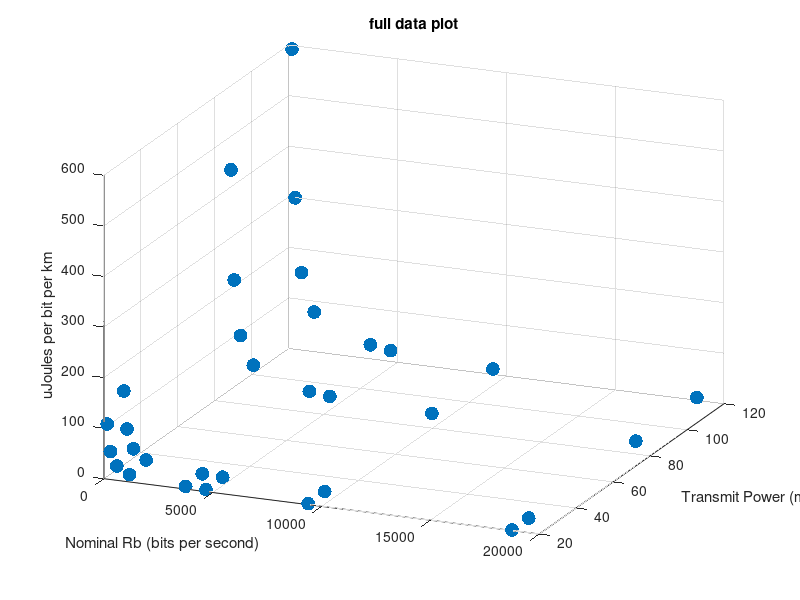
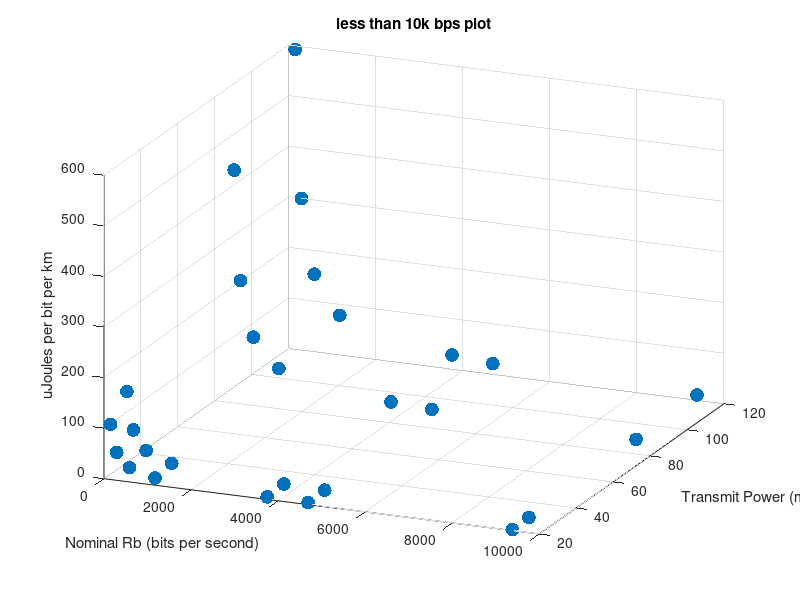
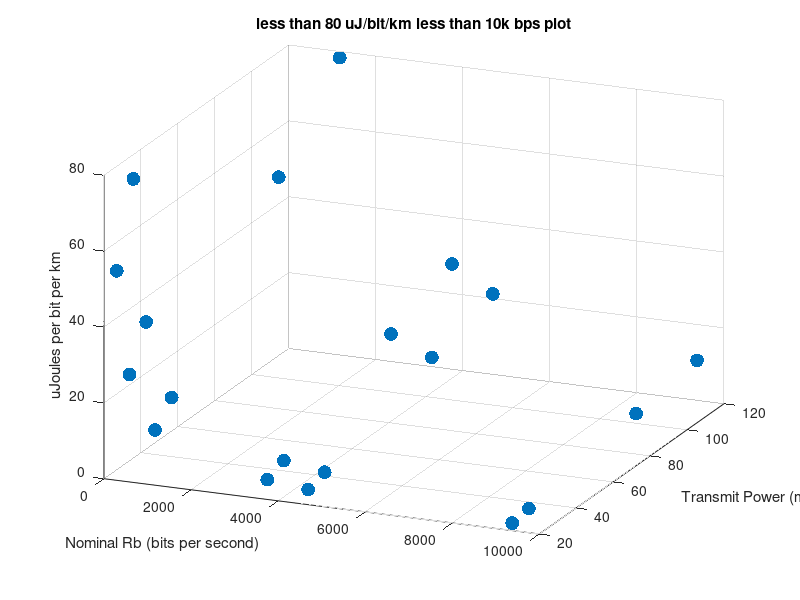

The MATLAB script that drew these images, in order:
%% *************************************
%% Samuel Rohrer
%% August 18, 2016
%% *************************************

data = csvread('microjoule_bit_km_data.csv', 1, 0);

%% scatter plot
figure
hold on
scatter3(data(:,1), data(:,2), data(:,3),100,'filled')
xlabel('Nominal Rb (bits per second)')
ylabel('Transmit Power (mA)')
zlabel('uJoules per bit per km')
grid on
view(23,25)
title('full data plot')

%% plot only the interesting part in more detail
figure
scatter3(data(:,1), data(:,2), data(:,3),100,'filled')
xlabel('Nominal Rb (bits per second)')
ylabel('Transmit Power (mA)')
zlabel('uJoules per bit per km')
view(23,25)
title('less than 10k bps plot')
xlim([0 10000])

%% plot only the most interesting part in more detail
figure
scatter3(data(:,1), data(:,2), data(:,3),100,'filled')
xlabel('Nominal Rb (bits per second)')
ylabel('Transmit Power (mA)')
zlabel('uJoules per bit per km')
view(23,25)
title('less than 80 uJ/bit/km less than 10k bps plot')
zlim([0 80])
xlim([0 10000])
